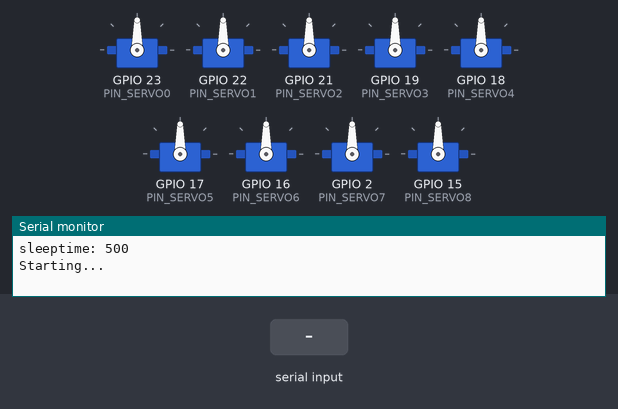
A sketch run on a simulated ESP32. Shown: 9 × servo, the last lines printed to the serial monitor. The inputs (shaded band) are chosen by the test bench. Nothing arrives over Bluetooth unless stated.

Above: at 1.2 s.
1.3 s: "2" received over the second serial link
At 2.1 s:
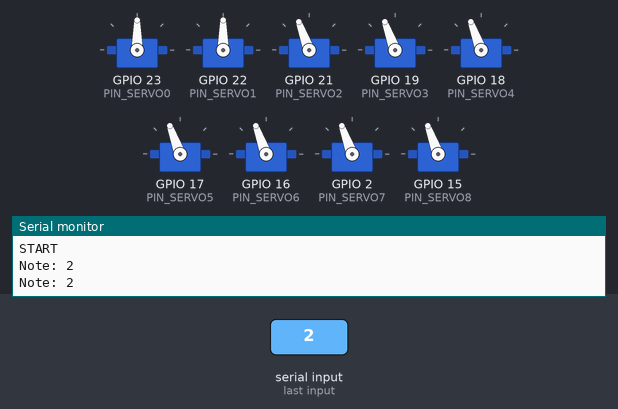
4.3 s: "1" received over the second serial link
At 5.7 s:
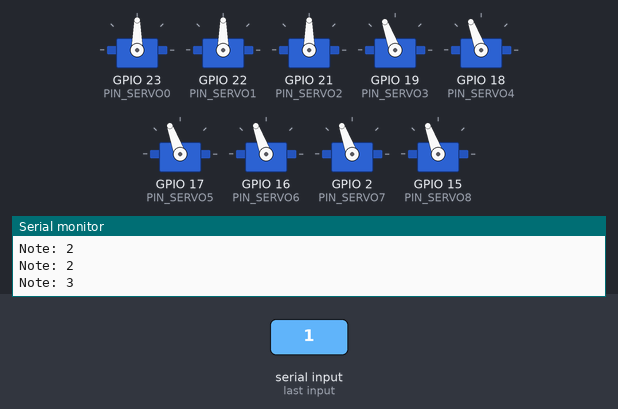
5.8 s: "3" received over the second serial link
At 6.7 s:
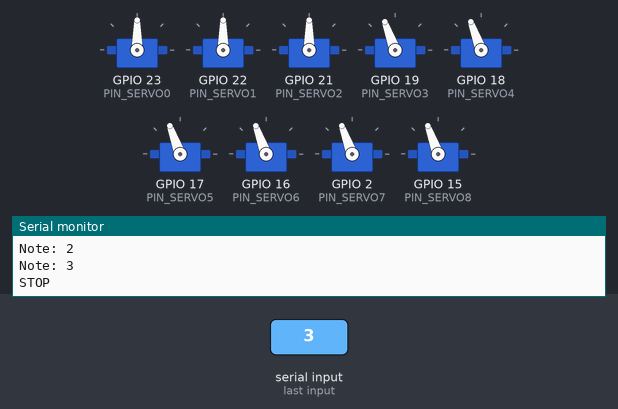
7.3 s: "2" received over the second serial link
At 8.1 s:
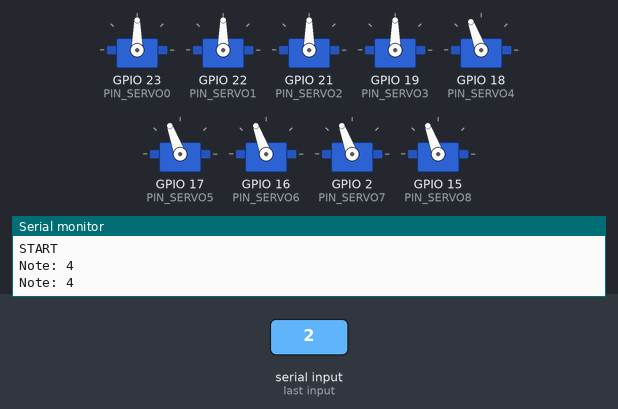
Timing chart, 0 to 11.3 s (numbered marks = the images above; inputs shaded):
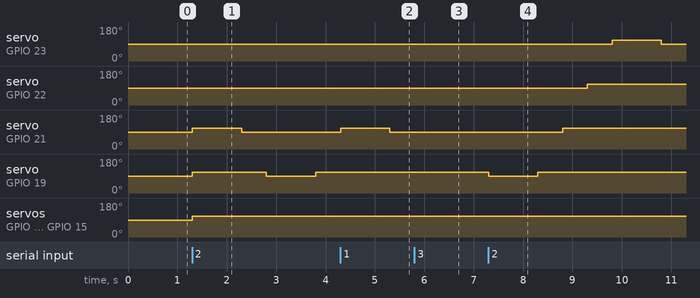

The sketch:

flauta_esp.ino
```cpp
#include <ESP32Servo.h>
#include <BluetoothSerial.h>


// ONLY WORKS IN C MAJOR.
// ONLY PLAYS QUARTER NOTES.

#define PIN_SERVO0 23
#define PIN_SERVO1 22
#define PIN_SERVO2 21
#define PIN_SERVO3 19
#define PIN_SERVO4 18
#define PIN_SERVO5 17
#define PIN_SERVO6 16
#define PIN_SERVO7 2
#define PIN_SERVO8 15

#define C 0
#define D 1
#define E 2
#define F 3
#define G 4
#define A 5
#define B 6
#define C2 7

Servo servo0;
Servo servo1;
Servo servo2;
Servo servo3;
Servo servo4;
Servo servo5;
Servo servo6;
Servo servo7;
Servo servo8;

int servo0_closed = 110;
int servo0_opened = 90;
int servo1_closed = 110;
int servo1_opened = 90;
int servo2_closed = 110;
int servo2_opened = 90;
int servo3_closed = 110;
int servo3_opened = 90;
int servo4_closed = 110;
int servo4_opened = 90;
int servo5_closed = 110;
int servo5_opened = 90;
int servo6_closed = 110;
int servo6_opened = 90;
int servo7_closed = 110;
int servo7_opened = 90;
int servo8_closed = 110;
int servo8_opened = 90;


BluetoothSerial SerialBT;

int song1[] = {E,E,F,G,G,F,E,D,C,C,D,E,E,D,D,E,E,F,G,G,F,E,D,C,C,D,E,D,C,C}; // Ode to Joy (C major)
int song1_times[] = {1,1,1,1,1,1,1,1,1,1,1,1,1.5,0.5,2,1,1,1,1,1,1,1,1,1,1,1,1,1.5,0.5,2};
int song1_bpm = 120;

int song2[] = {E,E,E,C,G,E,C,G,E}; // The imperial march
int song2_times[] = {1,1,1,0.75,0.25,1,1.5,0.25,2};
int song2_bpm = 60;

int song3[] = {C,C,C,C,C,C};
int song4[] = {C,C,C,C,C,C};


int sleeptime, wait_time, init_time, note_counter, note, number_of_notes, bt_data, bpm;
bool start;

void play_C(){
  servo0.write(servo0_closed);
  servo1.write(servo1_closed);
  servo2.write(servo2_closed);
  servo3.write(servo3_closed);
  servo4.write(servo4_closed);
  servo5.write(servo5_closed);
  servo6.write(servo6_closed);
  servo7.write(servo7_closed);
  servo8.write(servo8_closed);

}

void play_D(){
  servo0.write(servo0_opened);
  servo1.write(servo1_closed);
  servo2.write(servo2_closed);
  servo3.write(servo3_closed);
  servo4.write(servo4_closed);
  servo5.write(servo5_closed);
  servo6.write(servo6_closed);
  servo7.write(servo7_closed);
  servo8.write(servo8_closed);
}

void play_E(){
  servo0.write(servo0_opened);
  servo1.write(servo1_opened);
  servo2.write(servo2_closed);
  servo3.write(servo3_closed);
  servo4.write(servo4_closed);
  servo5.write(servo5_closed);
  servo6.write(servo6_closed);
  servo7.write(servo7_closed);
  servo8.write(servo8_closed);
}
void play_F(){
  servo0.write(servo0_opened);
  servo1.write(servo1_opened);
  servo2.write(servo2_opened);
  servo3.write(servo3_closed);
  servo4.write(servo4_closed);
  servo5.write(servo5_closed);
  servo6.write(servo6_closed);
  servo7.write(servo7_closed);
  servo8.write(servo8_closed);
}
void play_G(){
  servo0.write(servo0_opened);
  servo1.write(servo1_opened);
  servo2.write(servo2_opened);
  servo3.write(servo3_opened);
  servo4.write(servo4_closed);
  servo5.write(servo5_closed);
  servo6.write(servo6_closed);
  servo7.write(servo7_closed);
  servo8.write(servo8_closed);
}
void play_A(){
  servo0.write(servo0_opened);
  servo1.write(servo1_opened);
  servo2.write(servo2_opened);
  servo3.write(servo3_opened);
  servo4.write(servo4_opened);
  servo5.write(servo5_closed);
  servo6.write(servo6_closed);
  servo7.write(servo7_closed);
  servo8.write(servo8_closed);
}
void play_B(){
  servo0.write(servo0_opened);
  servo1.write(servo1_opened);
  servo2.write(servo2_opened);
  servo3.write(servo3_opened);
  servo4.write(servo4_opened);
  servo5.write(servo5_opened);
  servo6.write(servo6_closed);
  servo7.write(servo7_closed);
  servo8.write(servo8_closed);
}

void play_C2(){
  servo0.write(servo0_opened);
  servo1.write(servo1_opened);
  servo2.write(servo2_opened);
  servo3.write(servo3_opened);
  servo4.write(servo4_opened);
  servo5.write(servo5_opened);
  servo6.write(servo6_opened);
  servo7.write(servo7_closed);
  servo8.write(servo8_closed);
}

void set_servos(int note){
  switch (note)
  {
      case 0:
        play_C();
        break;

      case 1:
        play_D();
        break;

      case 2:
        play_E();
        break;

      case 3:
        play_F();
        break;

      case 4:
        play_G();
        break;

      case 5:
        play_A();
        break;

      case 6:
        play_B();
        break;

      case 7:
        play_C2();
        break;
  }
}

void reset(){
  note_counter = 0;
  int note = song1[note_counter];
}

void setup() {
  Serial.begin(115200);

  servo0.attach(PIN_SERVO0);
  servo1.attach(PIN_SERVO1);
  servo2.attach(PIN_SERVO2);
  servo3.attach(PIN_SERVO3);
  servo4.attach(PIN_SERVO4);
  servo5.attach(PIN_SERVO5);
  servo6.attach(PIN_SERVO6);
  servo7.attach(PIN_SERVO7);
  servo8.attach(PIN_SERVO8);

  SerialBT.begin("Virtuoso");

  note_counter = 0;
  number_of_notes = sizeof(song1) / sizeof(song1[0]);
  int number_of_times = sizeof(song1_times) / sizeof(song1_times[0]);

  if (number_of_notes != number_of_times){
    Serial.println("ERROR. Sizes of notes and durations arrays don't match");
    delay(100000);
  }

  wait_time = 0;
  init_time = 0;

  bpm = song1_bpm;
  sleeptime = (60.0/bpm) * 1000.0;

  start = false;

  Serial.print("sleeptime: ");
  Serial.println(sleeptime);

  Serial.println("Starting...");
}

void loop() {

  if (start){
    if (note_counter < number_of_notes){
      if ((millis() - init_time) >= wait_time){
        note = song1[note_counter];
        set_servos(note);
        Serial.print("Note: ");
        Serial.println(note);
        wait_time = sleeptime*song1_times[note_counter];
        init_time = millis();
        note_counter++;
      }
    }

    else {
      Serial.println("END");
      delay(1000);
    }
  }

  if(SerialBT.available()){
    bt_data = SerialBT.read();
    //Serial.println(bt_data);

    if (bt_data == 49){
      //RESET
      Serial.println("RESET");
      reset();
    }
    if (bt_data == 50){
      // START
      Serial.println("START");
      start = true;
    }
    if (bt_data == 51){
      // STOP
      Serial.println("STOP");
      start = false;
    }
  }
}
```

Measured:
- after the input at 1.3 s, servo on GPIO 21 (PIN_SERVO2): 90° → 110° at once, → 90° 1.0 s later; servo on GPIO 19 (PIN_SERVO3): 90° → 110° at once, → 90° 1.5 s later, → 110° 1.0 s later
- after the input at 4.3 s, servo on GPIO 23 (PIN_SERVO0): stays 90° (without the input it goes to 110° after 1.0 s); servo on GPIO 22 (PIN_SERVO1): stays 90° (without the input it goes to 110° after 0.50 s)
- after the input at 5.8 s, servo on GPIO 19 (PIN_SERVO3): stays 110° (without the input it goes to 90° after 0.00 s)
- after the input at 7.3 s, servo on GPIO 23 (PIN_SERVO0): 90° → 110° after 2.5 s, → 90° 1.0 s later; servo on GPIO 22 (PIN_SERVO1): 90° → 110° after 2.0 s; servo on GPIO 21 (PIN_SERVO2): 90° → 110° after 1.5 s; servo on GPIO 19 (PIN_SERVO3): 110° → 90° at once, → 110° 1.0 s later
